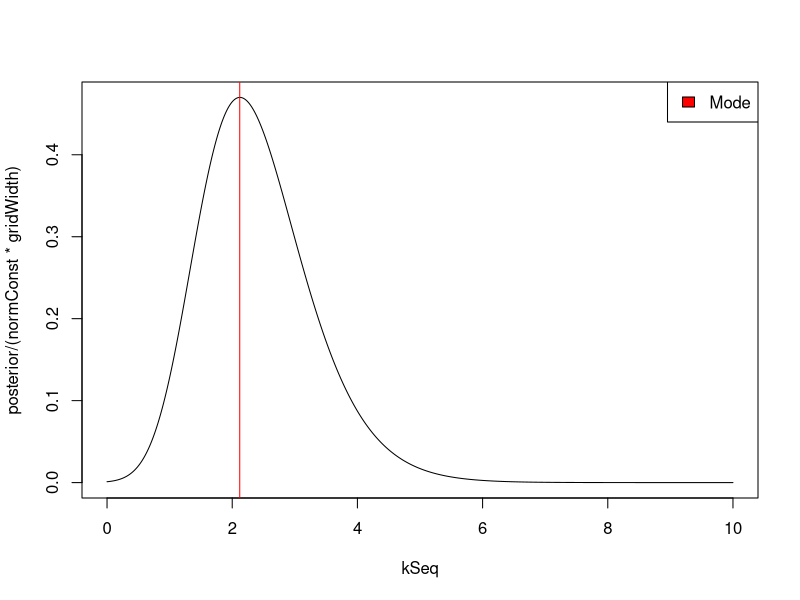

This figure's R source:

# A: Plot the posterior distribution of k
# posterior(k | y, mu) = likelihood * prior(k) = prod_prob * prior

#You have plotted the unnormalized posterior correctly, 
#but you should plot the normalized posterior that has area under the curve = 1. 
#To do this, you need to compute the sum of your function values and also 
#account for the spacing between your gridpoints and divide the function with the right value.

y <- c(-2.44, 2.14, 2.54, 1.83, 2.01, 2.33, -2.79, 2.23, 2.07, 2.02)
gridWidth <- 0.01
kSeq <- seq(0,10, by=gridWidth)
mu <- 2.39
lambda <- 1
# kappa <- dexp(kSeq, lambda)

mises <- function(k, y, mu) {
  I <- besselI(k,0)
  return ((exp(k * cos(y - mu))) / (2 * pi * I))
}

kPos <- function(k, mu,y) {
  #prod since independent
  return ( prod( mises(k, y, mu) ) * dexp(k))
}

posterior = c()
for (k in kSeq){
  posterior = c(posterior, c(kPos(k, mu, y)))
}

##Plot the normalized posterior
normConst <- sum(posterior)
plot(kSeq, posterior/(normConst*gridWidth),type='l')
legend('topright', legend='Mode', fill='red')

# B: Compute the posterior mode of k

kPosMode <- kSeq[which.max(posterior)]
abline(v=kPosMode, col='red', lwd=1)
